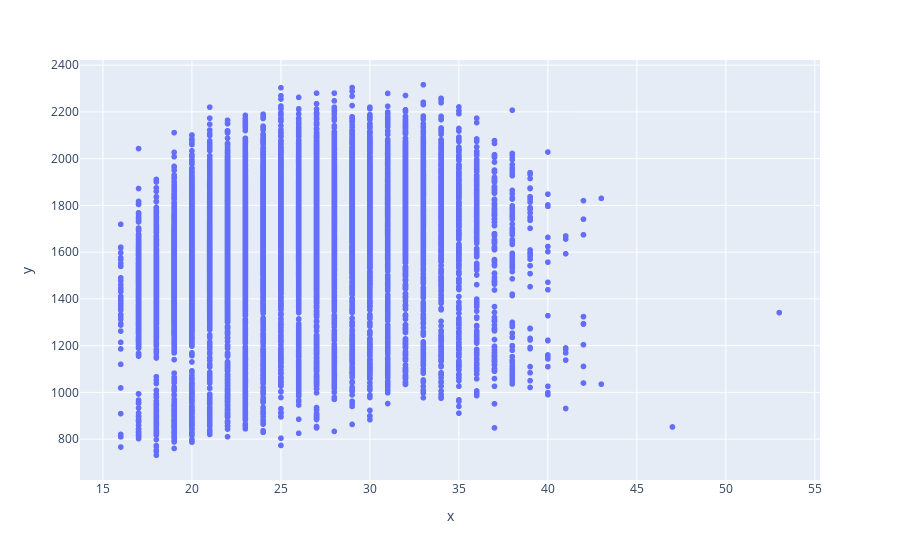

Notebook source saved alongside this figure:
### Code cell
px.scatter(x=New_Df_fifa1['Age'], y=New_Df_fifa1['Total Stats'])

### Figure 1 — Plotly figure (JSON) as saved in the notebook; plotly's stock layout.template omitted (floating-point values rounded to 4 significant figures; data arrays with more than 128 entries replaced by an {"elided": "..."} marker saying what was removed)
{"data": [{"hovertemplate": "x=%{x}<br>y=%{y}<extra></extra>", "legendgroup": "", "marker": {"color": "#636efa", "symbol": "circle"}, "mode": "markers", "name": "", "showlegend": false, "type": "scattergl", "x": {"elided": "17125 int values"}, "xaxis": "x", "y": {"elided": "17125 int values"}, "yaxis": "y"}], "layout": {"legend": {"tracegroupgap": 0}, "margin": {"t": 60}, "xaxis": {"anchor": "y", "domain": [0, 1], "title": {"text": "x"}}, "yaxis": {"anchor": "x", "domain": [0, 1], "title": {"text": "y"}}}}
